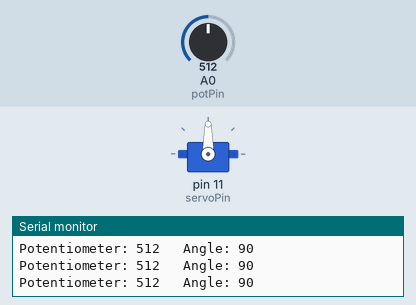
Bench run of a sketch on a simulated Arduino Uno, built with avr-gcc and run on an emulated ATmega328P. On the bench: servo, the last lines printed to the serial monitor. The inputs (shaded band) are chosen by the test bench; at power-on: A0 (potPin) = 512.

Above: at 1.2 s.
1.3 s: A0 (potPin) set to 560
At 2.2 s:
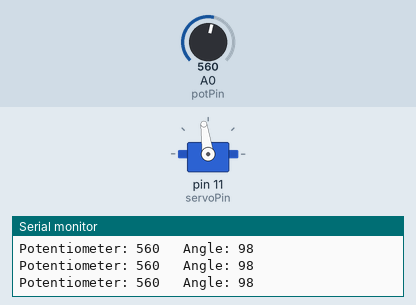
4.3 s: A0 (potPin) set to 581
At 5.5 s:
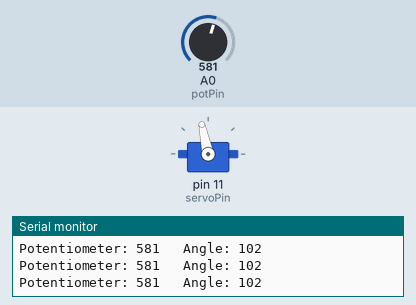
5.8 s: A0 (potPin) set to 306
At 6.6 s:
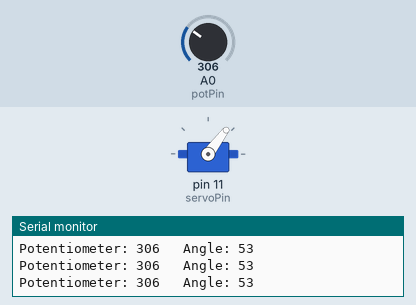
7.3 s: A0 (potPin) set to 61
At 8.3 s:
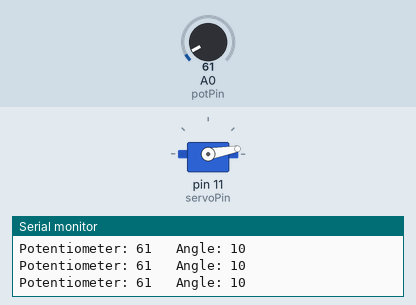
8.8 s: A0 (potPin) set to 53
At 9.3 s:
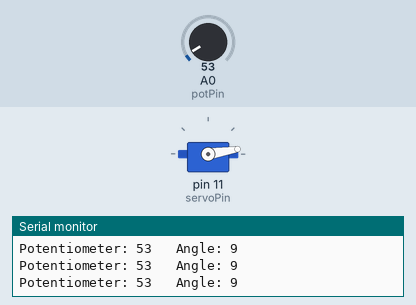
11.8 s: A0 (potPin) set to 122
At 12.4 s:
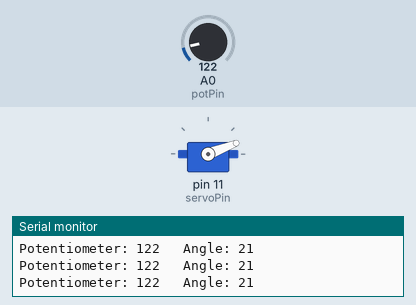
Timing chart, 0 to 14.3 s (numbered marks = the images above; inputs shaded):
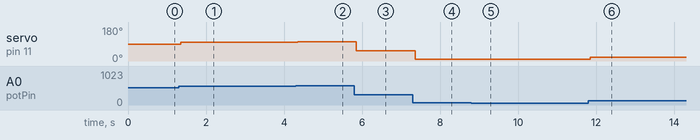

Measured:
- after the input at 1.3 s, servo on pin 11 (servoPin): 90° → 98° after 0.05 s
- after the input at 4.3 s, servo on pin 11 (servoPin): 98° → 102° after 0.05 s
- after the input at 5.8 s, servo on pin 11 (servoPin): 102° → 53° after 0.05 s
- after the input at 7.3 s, servo on pin 11 (servoPin): 53° → 10° after 0.06 s
- after the input at 8.8 s, servo on pin 11 (servoPin): 10° → 9° after 0.06 s
- after the input at 11.8 s, servo on pin 11 (servoPin): 9° → 21° after 0.05 s

The sketch:

servoMotor.ino
```cpp
#include <Servo.h>

Servo Servo11;

int servoPin = 11;
int potPin = A0;

void setup(){
    Serial.begin(9600);
    Servo11.attach(servoPin);
}

void loop(){
    int potRead = analogRead(potPin);
    //int angle = map(potRead, 0, 1023, 500, 2400); for Microseconds
    int angle = map(potRead, 0, 1023, 0, 180);
    Serial.print("Potentiometer: ");
    Serial.print(potRead);
    Serial.print("\t Angle: ");
    Serial.println(angle);
    //Servo11.writeMicroseconds(angle);
    Servo11.write(angle);
}
```
